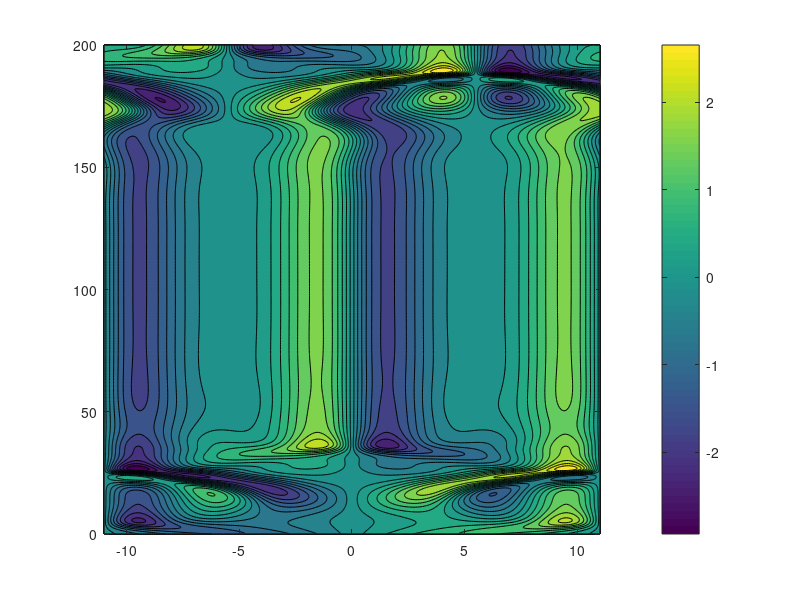
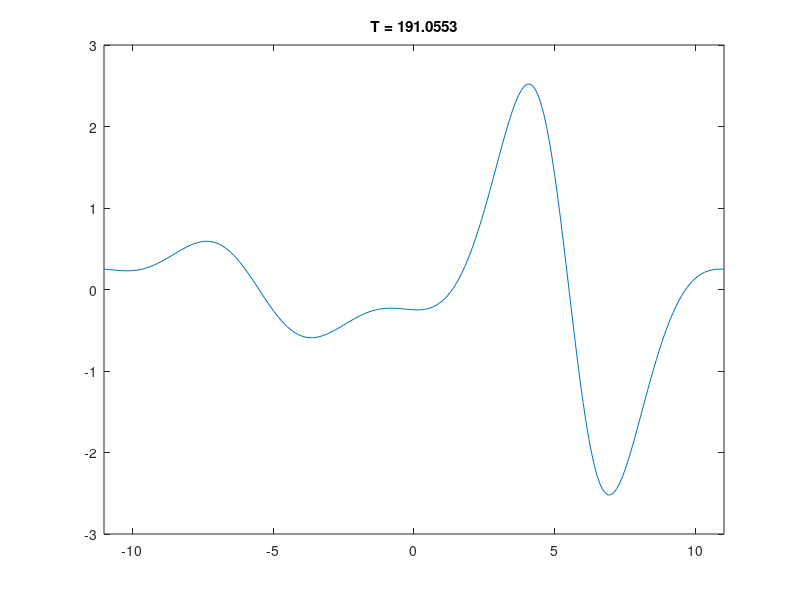

MATLAB code to generate these figures, in order:
%% Solution in FD of PDE u_t + u u_x + u_xx + u_xxxx = 0

clc; clear; close all

%% Space Discretization Parameters$

L = 22;
spaceSpan = [-L/2, L/2];

h = 0.1;
N = L / h;

%% Build the matrices 

% Second derivative
B = -gallery('tridiag', N);

% Fourth derivative
c1 = [ones(N-2, 1); 0; 0];
c2 = -4 * [ones(N-1, 1); 0];
c3 = 6 * ones(N, 1);
c4 = -4 * [0; ones(N-1, 1)];
c5 = [0; 0; ones(N-2, 1)];
C = spdiags([c1, c2, c3, c4, c5], [-2 : 2], N, N);
clear c1 c2 c3 c4 c5

% Nonlinear term
a1 = -[ones(N-1, 1); 0];
a2 = [0; ones(N-1, 1)];
A = spdiags([a1, a2], [-1, 1], N, N);
clear a1 a2

%% Impose periodic boundary conditions

% Second derivative
B(1, end) = 1;
B(end, 1) = 1;
B = B / h^2;

% Fourth derivative
C(1, end-1) = 1;
C(1, end) = -4;
C(2, end) = 1;
C(end-1, 1) = 1;
C(end, 1) = -4;
C(end, 2) = 1;
C = C / h^4;

% Nonlinear term
A(1, end) = -1;
A(end, 1) = 1;
A = @(x) x .* (A * x) / (2 * h);

%% Initial condition and solve

xValues = [spaceSpan(1) : h : spaceSpan(2)]';
uZero = sin(2 * pi * xValues(1 : end - 1) / L);
% uZero = zeros(length(xValues) - 1, 1); uZero(2 : 5) = 0.6;

timeSpan = [0, 200];
fODE = @(t, x) -1 * (A(x) + B * x + C * x);

[T, U] = ode23s(fODE, timeSpan, uZero);

% Apply periodic boundaries
U = [U, U(:, 1)];

%% Plot

contourf(xValues, T, U, 20)
colorbar

%% Animation

figure
for i = 1 : 50 : length(T)
   plot(xValues, U(i, :))
   axis([-L/2, L/2, -3, 3])
   title(['T = ', num2str(T(i))])
   pause(0.0001)    
end